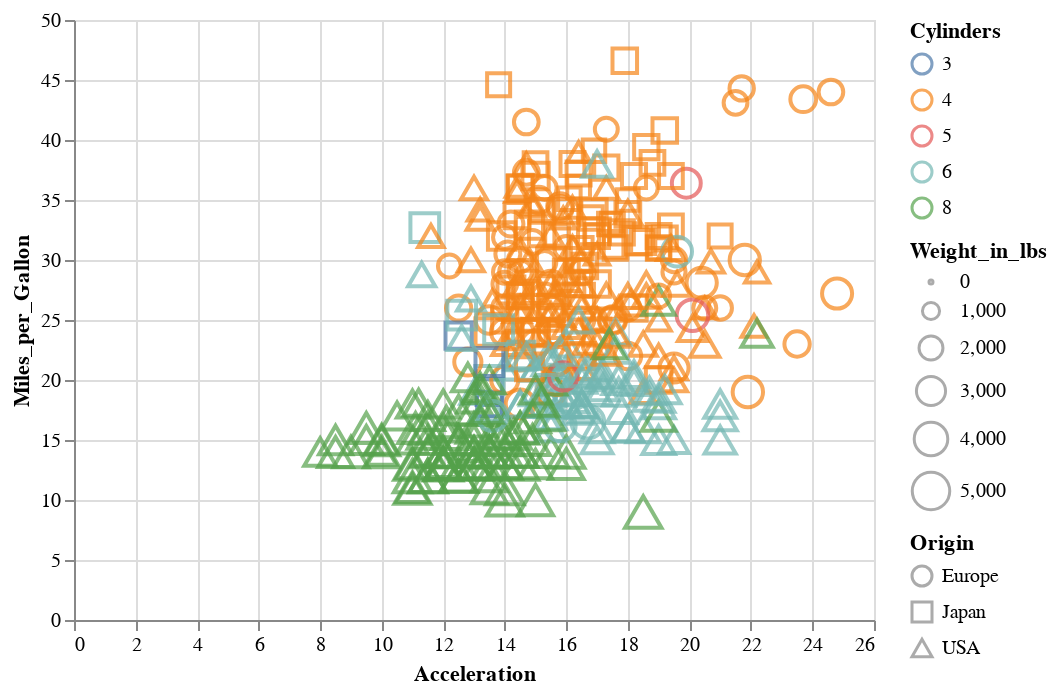

The notebook cell saved with this chart:
### Code cell
alt.Chart(cars).mark_point().encode(
    x="Acceleration",
    y="Miles_per_Gallon",
    color="Cylinders:N",
    size="Weight_in_lbs",
    shape="Origin",
)

### Figure 1 — Vega-Lite specification as saved in the notebook (floating-point values rounded to 4 significant figures; data arrays with more than 128 entries replaced by an {"elided": "..."} marker saying what was removed)
{"config": {"view": {"continuousWidth": 400, "continuousHeight": 300}}, "data": {"name": "data-f02450ab61490a1363517a0190416235"}, "mark": "point", "encoding": {"color": {"field": "Cylinders", "type": "nominal"}, "shape": {"field": "Origin", "type": "nominal"}, "size": {"field": "Weight_in_lbs", "type": "quantitative"}, "x": {"field": "Acceleration", "type": "quantitative"}, "y": {"field": "Miles_per_Gallon", "type": "quantitative"}}, "$schema": "https://vega.github.io/schema/vega-lite/v4.17.0.json", "datasets": {"data-f02450ab61490a1363517a0190416235": {"elided": "406 records"}}}
